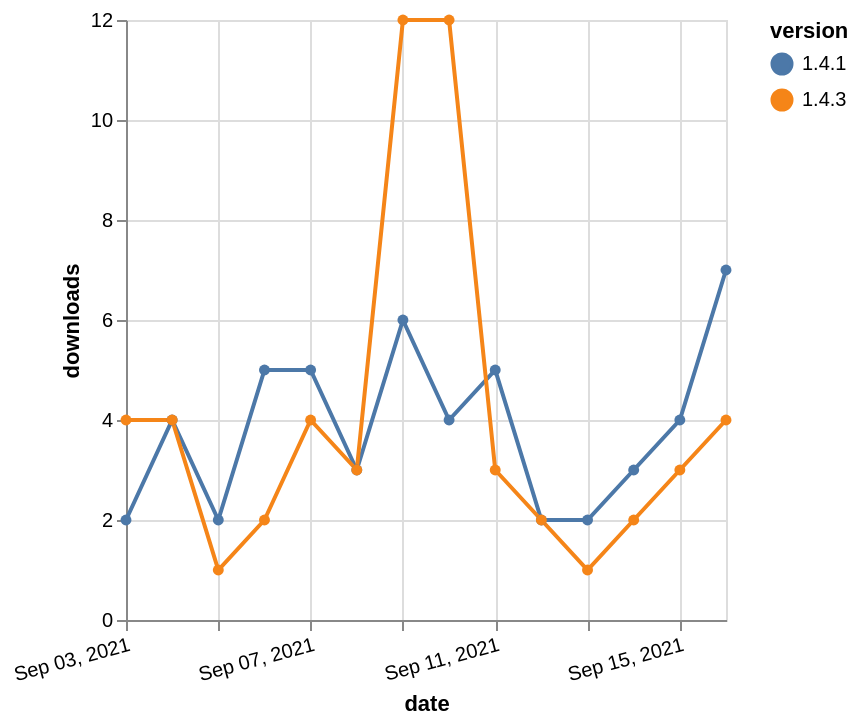

Write the Vega-Lite specification saved for this chart.
### Vega-Lite specification from a JSON file in a GitHub repository (floating-point values rounded to 4 significant figures)
{"$schema": "https://vega.github.io/schema/vega-lite/v5.json", "description": "A simple bar chart with embedded data.", "data": {"values": [{"date": "2021-09-03", "total": 10218, "delta": 2, "version": "1.4.1"}, {"date": "2021-09-04", "total": 10222, "delta": 4, "version": "1.4.1"}, {"date": "2021-09-05", "total": 10224, "delta": 2, "version": "1.4.1"}, {"date": "2021-09-06", "total": 10229, "delta": 5, "version": "1.4.1"}, {"date": "2021-09-07", "total": 10234, "delta": 5, "version": "1.4.1"}, {"date": "2021-09-08", "total": 10237, "delta": 3, "version": "1.4.1"}, {"date": "2021-09-09", "total": 10243, "delta": 6, "version": "1.4.1"}, {"date": "2021-09-10", "total": 10247, "delta": 4, "version": "1.4.1"}, {"date": "2021-09-11", "total": 10252, "delta": 5, "version": "1.4.1"}, {"date": "2021-09-12", "total": 10254, "delta": 2, "version": "1.4.1"}, {"date": "2021-09-13", "total": 10256, "delta": 2, "version": "1.4.1"}, {"date": "2021-09-14", "total": 10259, "delta": 3, "version": "1.4.1"}, {"date": "2021-09-15", "total": 10263, "delta": 4, "version": "1.4.1"}, {"date": "2021-09-16", "total": 10270, "delta": 7, "version": "1.4.1"}, {"date": "2021-09-03", "total": 1072, "delta": 4, "version": "1.4.3"}, {"date": "2021-09-04", "total": 1076, "delta": 4, "version": "1.4.3"}, {"date": "2021-09-05", "total": 1077, "delta": 1, "version": "1.4.3"}, {"date": "2021-09-06", "total": 1079, "delta": 2, "version": "1.4.3"}, {"date": "2021-09-07", "total": 1083, "delta": 4, "version": "1.4.3"}, {"date": "2021-09-08", "total": 1086, "delta": 3, "version": "1.4.3"}, {"date": "2021-09-09", "total": 1098, "delta": 12, "version": "1.4.3"}, {"date": "2021-09-10", "total": 1110, "delta": 12, "version": "1.4.3"}, {"date": "2021-09-11", "total": 1113, "delta": 3, "version": "1.4.3"}, {"date": "2021-09-12", "total": 1115, "delta": 2, "version": "1.4.3"}, {"date": "2021-09-13", "total": 1116, "delta": 1, "version": "1.4.3"}, {"date": "2021-09-14", "total": 1118, "delta": 2, "version": "1.4.3"}, {"date": "2021-09-15", "total": 1121, "delta": 3, "version": "1.4.3"}, {"date": "2021-09-16", "total": 1125, "delta": 4, "version": "1.4.3"}]}, "width": "container", "mark": {"type": "line", "point": {"filled": true}}, "encoding": {"x": {"field": "date", "type": "temporal", "timeUnit": "yearmonthdate", "title": "date", "axis": {"labelAngle": -15}}, "y": {"field": "delta", "type": "quantitative", "title": "downloads"}, "color": {"field": "version", "type": "nominal"}, "tooltip": {"field": "delta"}}}
